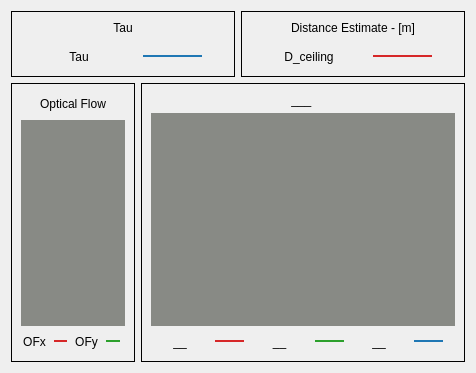
        <widget class="QWidget" name="Tab_Onboard">
         <attribute name="title">
          <string>Sensory Data</string>
         </attribute>
         <layout class="QHBoxLayout" name="horizontalLayout_42">
          <item>
           <layout class="QVBoxLayout" name="verticalLayout_4">
            <item>
             <layout class="QHBoxLayout" name="horizontalLayout_32">
              <item>
               <widget class="QFrame" name="frame_12">
                <property name="frameShape">
                 <enum>QFrame::Box</enum>
                </property>
                <property name="frameShadow">
                 <enum>QFrame::Plain</enum>
                </property>
                <property name="lineWidth">
                 <number>1</number>
                </property>
                <layout class="QHBoxLayout" name="horizontalLayout_33">
                 <item>
                  <layout class="QVBoxLayout" name="verticalLayout_13" stretch="1,10,1">
                   <item>
                    <widget class="QLabel" name="label_38">
                     <property name="text">
                      <string>Tau</string>
                     </property>
                     <property name="alignment">
                      <set>Qt::AlignCenter</set>
                     </property>
                    </widget>
                   </item>
                   <item>
                    <widget class="Tau_Widget" name="Tau_Graph" native="true">
                     <property name="styleSheet">
                      <string notr="true">background-color: rgb(136, 138, 133);</string>
                     </property>
                    </widget>
                   </item>
                   <item>
                    <layout class="QHBoxLayout" name="horizontalLayout_34" stretch="10,5,2">
                     <item>
                      <widget class="QLabel" name="label_58">
                       <property name="text">
                        <string>Tau</string>
                       </property>
                       <property name="alignment">
                        <set>Qt::AlignCenter</set>
                       </property>
                      </widget>
                     </item>
                     <item>
                      <widget class="Line" name="line_55">
                       <property name="styleSheet">
                        <string notr="true">color: rgb(31, 119, 180);</string>
                       </property>
                       <property name="frameShadow">
                        <enum>QFrame::Plain</enum>
                       </property>
                       <property name="lineWidth">
                        <number>2</number>
                       </property>
                       <property name="orientation">
                        <enum>Qt::Horizontal</enum>
                       </property>
                      </widget>
                     </item>
                     <item>
                      <spacer name="horizontalSpacer_17">
                       <property name="orientation">
                        <enum>Qt::Horizontal</enum>
                       </property>
                       <property name="sizeHint" stdset="0">
                        <size>
                         <width>40</width>
                         <height>20</height>
                        </size>
                       </property>
                      </spacer>
                     </item>
                    </layout>
                   </item>
                  </layout>
                 </item>
                </layout>
               </widget>
              </item>
              <item>
               <widget class="QFrame" name="frame_13">
                <property name="frameShape">
                 <enum>QFrame::Box</enum>
                </property>
                <property name="frameShadow">
                 <enum>QFrame::Plain</enum>
                </property>
                <property name="lineWidth">
                 <number>1</number>
                </property>
                <layout class="QHBoxLayout" name="horizontalLayout_35">
                 <item>
                  <layout class="QVBoxLayout" name="verticalLayout_21" stretch="1,10,1">
                   <item>
                    <widget class="QLabel" name="label_62">
                     <property name="text">
                      <string>Distance Estimate - [m]</string>
                     </property>
                     <property name="alignment">
                      <set>Qt::AlignCenter</set>
                     </property>
                    </widget>
                   </item>
                   <item>
                    <widget class="Dist_Widget" name="Dist_Graph" native="true">
                     <property name="styleSheet">
                      <string notr="true">background-color: rgb(136, 138, 133);</string>
                     </property>
                    </widget>
                   </item>
                   <item>
                    <layout class="QHBoxLayout" name="horizontalLayout_36" stretch="10,5,2">
                     <item>
                      <widget class="QLabel" name="label_63">
                       <property name="text">
                        <string>D_ceiling</string>
                       </property>
                       <property name="alignment">
                        <set>Qt::AlignCenter</set>
                       </property>
                      </widget>
                     </item>
                     <item>
                      <widget class="Line" name="line_46">
                       <property name="styleSheet">
                        <string notr="true">color: rgb(214, 39, 40);</string>
                       </property>
                       <property name="frameShadow">
                        <enum>QFrame::Plain</enum>
                       </property>
                       <property name="lineWidth">
                        <number>2</number>
                       </property>
                       <property name="orientation">
                        <enum>Qt::Horizontal</enum>
                       </property>
                      </widget>
                     </item>
                     <item>
                      <spacer name="horizontalSpacer_18">
                       <property name="orientation">
                        <enum>Qt::Horizontal</enum>
                       </property>
                       <property name="sizeHint" stdset="0">
                        <size>
                         <width>40</width>
                         <height>20</height>
                        </size>
                       </property>
                      </spacer>
                     </item>
                    </layout>
                   </item>
                  </layout>
                 </item>
                </layout>
               </widget>
              </item>
             </layout>
            </item>
            <item>
             <layout class="QHBoxLayout" name="horizontalLayout_37">
              <item>
               <widget class="QFrame" name="frame_14">
                <property name="frameShape">
                 <enum>QFrame::Box</enum>
                </property>
                <property name="frameShadow">
                 <enum>QFrame::Plain</enum>
                </property>
                <property name="lineWidth">
                 <number>1</number>
                </property>
                <layout class="QHBoxLayout" name="horizontalLayout_38">
                 <item>
                  <layout class="QVBoxLayout" name="verticalLayout_22" stretch="1,10,1">
                   <item>
                    <widget class="QLabel" name="label_66">
                     <property name="text">
                      <string>Optical Flow</string>
                     </property>
                     <property name="alignment">
                      <set>Qt::AlignCenter</set>
                     </property>
                    </widget>
                   </item>
                   <item>
                    <widget class="OF_Widget" name="OF_Graph" native="true">
                     <property name="styleSheet">
                      <string notr="true">background-color: rgb(136, 138, 133);</string>
                     </property>
                    </widget>
                   </item>
                   <item>
                    <layout class="QHBoxLayout" name="horizontalLayout_39" stretch="10,5,10,5,2">
                     <item>
                      <widget class="QLabel" name="label_68">
                       <property name="text">
                        <string>OFx</string>
                       </property>
                       <property name="alignment">
                        <set>Qt::AlignCenter</set>
                       </property>
                      </widget>
                     </item>
                     <item>
                      <widget class="Line" name="line_50">
                       <property name="styleSheet">
                        <string notr="true">color: rgb(214, 39, 40);</string>
                       </property>
                       <property name="frameShadow">
                        <enum>QFrame::Plain</enum>
                       </property>
                       <property name="lineWidth">
                        <number>2</number>
                       </property>
                       <property name="orientation">
                        <enum>Qt::Horizontal</enum>
                       </property>
                      </widget>
                     </item>
                     <item>
                      <widget class="QLabel" name="label_69">
                       <property name="text">
                        <string>OFy</string>
                       </property>
                       <property name="alignment">
                        <set>Qt::AlignCenter</set>
                       </property>
                      </widget>
                     </item>
                     <item>
                      <widget class="Line" name="line_51">
                       <property name="styleSheet">
                        <string notr="true">color: rgb(44, 160, 44);</string>
                       </property>
                       <property name="frameShadow">
                        <enum>QFrame::Plain</enum>
                       </property>
                       <property name="lineWidth">
                        <number>2</number>
                       </property>
                       <property name="orientation">
                        <enum>Qt::Horizontal</enum>
                       </property>
                      </widget>
                     </item>
                     <item>
                      <spacer name="horizontalSpacer_19">
                       <property name="orientation">
                        <enum>Qt::Horizontal</enum>
                       </property>
                       <property name="sizeHint" stdset="0">
                        <size>
                         <width>40</width>
                         <height>20</height>
                        </size>
                       </property>
                      </spacer>
                     </item>
                    </layout>
                   </item>
                  </layout>
                 </item>
                </layout>
               </widget>
              </item>
              <item>
               <widget class="QFrame" name="frame_15">
                <property name="frameShape">
                 <enum>QFrame::Box</enum>
                </property>
                <property name="frameShadow">
                 <enum>QFrame::Plain</enum>
                </property>
                <property name="lineWidth">
                 <number>1</number>
                </property>
                <layout class="QHBoxLayout" name="horizontalLayout_40">
                 <item>
                  <layout class="QVBoxLayout" name="verticalLayout_23" stretch="1,10,1">
                   <item>
                    <widget class="QLabel" name="label_70">
                     <property name="text">
                      <string>___ </string>
                     </property>
                     <property name="alignment">
                      <set>Qt::AlignCenter</set>
                     </property>
                    </widget>
                   </item>
                   <item>
                    <widget class="QWidget" name="ExtraPlot_3" native="true">
                     <property name="sizePolicy">
                      <sizepolicy hsizetype="MinimumExpanding" vsizetype="MinimumExpanding">
                       <horstretch>0</horstretch>
                       <verstretch>0</verstretch>
                      </sizepolicy>
                     </property>
                     <property name="minimumSize">
                      <size>
                       <width>304</width>
                       <height>213</height>
                      </size>
                     </property>
                     <property name="styleSheet">
                      <string notr="true">background-color: rgb(136, 138, 133);</string>
                     </property>
                    </widget>
                   </item>
                   <item>
                    <layout class="QHBoxLayout" name="horizontalLayout_41" stretch="10,5,10,5,10,5,2">
                     <item>
                      <widget class="QLabel" name="label_71">
                       <property name="text">
                        <string>__</string>
                       </property>
                       <property name="alignment">
                        <set>Qt::AlignCenter</set>
                       </property>
                      </widget>
                     </item>
                     <item>
                      <widget class="Line" name="line_52">
                       <property name="styleSheet">
                        <string notr="true">color: rgb(214, 39, 40);</string>
                       </property>
                       <property name="frameShadow">
                        <enum>QFrame::Plain</enum>
                       </property>
                       <property name="lineWidth">
                        <number>2</number>
                       </property>
                       <property name="orientation">
                        <enum>Qt::Horizontal</enum>
                       </property>
                      </widget>
                     </item>
                     <item>
                      <widget class="QLabel" name="label_72">
                       <property name="text">
                        <string>__</string>
                       </property>
                       <property name="alignment">
                        <set>Qt::AlignCenter</set>
                       </property>
                      </widget>
                     </item>
                     <item>
                      <widget class="Line" name="line_53">
                       <property name="styleSheet">
                        <string notr="true">color: rgb(44, 160, 44);</string>
                       </property>
                       <property name="frameShadow">
                        <enum>QFrame::Plain</enum>
                       </property>
                       <property name="lineWidth">
                        <number>2</number>
                       </property>
                       <property name="orientation">
                        <enum>Qt::Horizontal</enum>
                       </property>
                      </widget>
                     </item>
                     <item>
                      <widget class="QLabel" name="label_73">
                       <property name="text">
                        <string>__</string>
                       </property>
                       <property name="alignment">
                        <set>Qt::AlignCenter</set>
                       </property>
                      </widget>
                     </item>
                     <item>
                      <widget class="Line" name="line_54">
                       <property name="styleSheet">
                        <string notr="true">color: rgb(31, 119, 180);</string>
                       </property>
                       <property name="frameShadow">
                        <enum>QFrame::Plain</enum>
                       </property>
                       <property name="lineWidth">
                        <number>2</number>
                       </property>
                       <property name="orientation">
                        <enum>Qt::Horizontal</enum>
                       </property>
                      </widget>
                     </item>
                     <item>
                      <spacer name="horizontalSpacer_20">
                       <property name="orientation">
                        <enum>Qt::Horizontal</enum>
                       </property>
                       <property name="sizeHint" stdset="0">
                        <size>
                         <width>40</width>
                         <height>20</height>
                        </size>
                       </property>
                      </spacer>
                     </item>
                    </layout>
                   </item>
                  </layout>
                 </item>
                </layout>
               </widget>
              </item>
             </layout>
            </item>
           </layout>
          </item>
         </layout>
        </widget>
